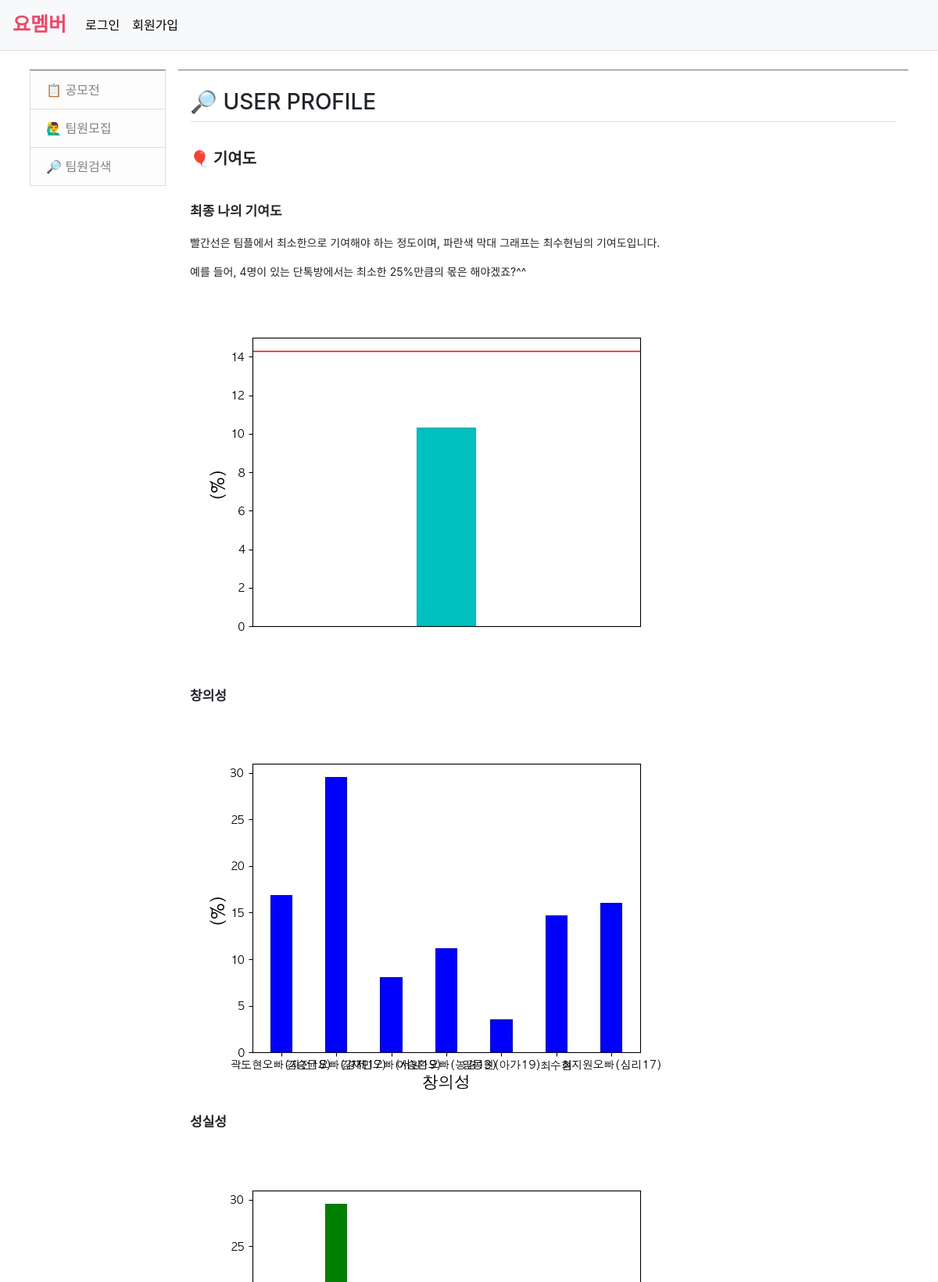
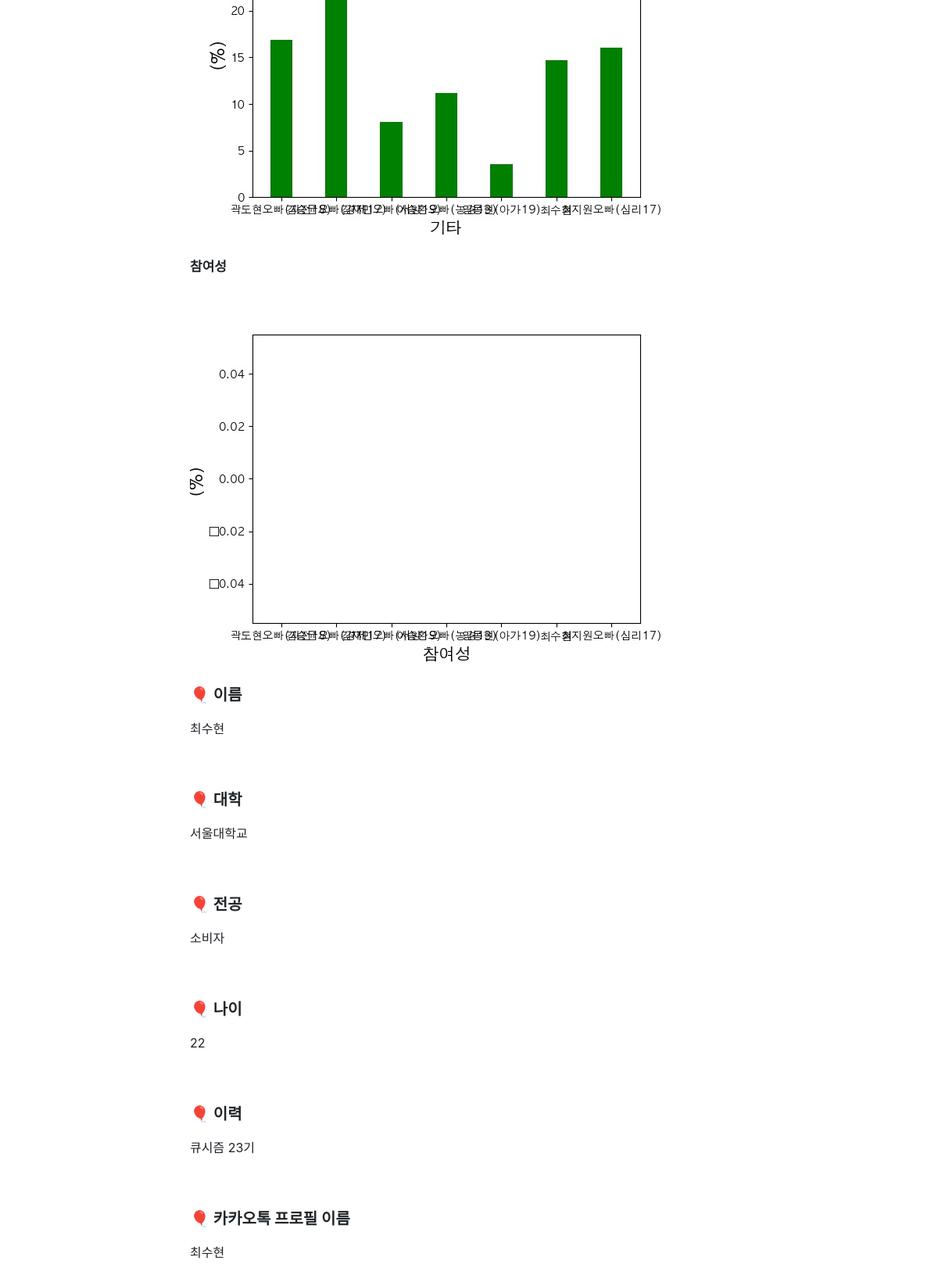
Screenshot of /yomember/searchMember/최수현/ with the database file from the repository (2 pictures, top to bottom).
### common/models.py (models this page shows)
class Profile(models.Model):
    name = models.CharField(max_length=50) # 사용자 이름
    college = models.CharField(max_length=100) # 대학
    major = models.CharField(max_length=100) # 전공
    age = models.IntegerField() # 나이
    workHistory = models.TextField() # 이력
    blog = models.URLField(blank=True) # 개인 블로그(선택 사항)
    kakaoName = models.CharField(max_length=50) # 카카오톡 프로필 이름
    kakaoTalk = models.FileField() # 카카오톡 대화 파일
    value0 = models.TextField(null=True, blank=True) # 참여성 비율
    value1 = models.TextField(null=True, blank=True) # 참여성 비율
    valueName = models.TextField(null=True, blank=True) # 성실성 비율
    contribution = models.FloatField(null=True, blank=True) # 최종 기여도
    standard = models.FloatField(null=True, blank=True) # 기준 점수
    cdate = models.DateTimeField(auto_now_add=True) # 게시물 생성 날짜

### yomember/views.py (the view)
# urls.py: path('searchMember/<str:user_username>/', views.userInfo, name='userInfo'),
def userInfo(request, user_username):
    profile = Profile.objects.filter(name = user_username)
    context = {'profile': profile}
    return render(request, 'yomember/userProfile.html', context)

### templates/yomember/userProfile.html (shortened to what this page needs)
{% extends 'base.html' %}
{% block content %}
{% load static %}
<link rel="stylesheet" type="text/css" href="{% static 'bootstrap.min.css' %}">
    {% for profile_detail in profile %}
    <div class="container my-3">
        <h3 class="border-bottom py-2">🔎 USER PROFILE</h3>
        <br><p style="font-size: 20px; font-weight: bold;">🎈 기여도</p><br>
        <p style="font-size: 17px; font-weight: bold;">최종 나의 기여도</p>
        <p style="font-size: 14px;">빨간선은 팀플에서 최소한으로 기여해야 하는 정도이며, 파란색 막대 그래프는 {{ profile_detail.name }}님의 기여도입니다.</p>
        <p style="font-size: 14px;">예를 들어, 4명이 있는 단톡방에서는 최소한 25%만큼의 몫은 해야겠죠?^^</p>
        <img src="/static/{{ profile_detail.name }}_contribution.jpg"><br><br>
        <p style="font-size: 17px; font-weight: bold;">창의성</p>
        <img src="/static/{{ profile_detail.name }}_value1.jpg"><br><br>
        <p style="font-size: 17px; font-weight: bold;">성실성</p>
        <img src="/static/{{ profile_detail.name }}_value2.jpg"><br><br>
        <p style="font-size: 17px; font-weight: bold;">참여성</p>
        <img src="/static/{{ profile_detail.name }}_value0.jpg"><br><br>
        <p style="font-size: 20px; font-weight: bold;">🎈 이름</p>
        <p>{{ profile_detail.name }}</p><br><br>
        <p style="font-size: 20px; font-weight: bold;">🎈 대학</p>
        <p>{{ profile_detail.college }}</p><br><br>
        <p style="font-size: 20px; font-weight: bold;">🎈 전공</p>
        <p>{{ profile_detail.major }}</p><br><br>
        <p style="font-size: 20px; font-weight: bold;">🎈 나이</p>
        <p>{{ profile_detail.age }}</p><br><br>
        <p style="font-size: 20px; font-weight: bold;">🎈 이력</p>
        <p>{{ profile_detail.workHistory }}</p><br><br>
        <p style="font-size: 20px; font-weight: bold;">🎈 카카오톡 프로필 이름</p>
        <p>{{ profile_detail.kakaoName }}</p><br><br>
    </div>
    {% endfor %}
{% endblock %}

### rows the page displays
Profile: name "최수현", college "서울대학교", major "소비자", age "22", workHistory "큐시즘 23기", kakaoName "최수현"
